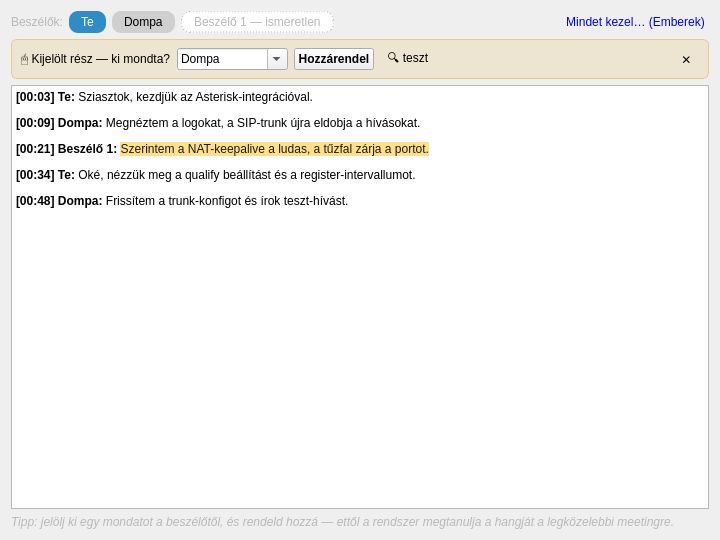
<?xml version="1.0" encoding="UTF-8"?>
<ui version="4.0">
 <class>TranscriptWidget</class>
 <!--
   Tanara — Átirat-widget „masszírozva" MOCKUP.
   Cél: a beszélő-azonosítás NE egy sűrű, kezelhetetlen sor legyen 5 főnél.
   Modell:
     1) KOMPAKT LEGENDA — chipek: ki van a meetingen (read-only áttekintés).
     2) KONTEXTUÁLIS HOZZÁRENDELÉS — kijelölsz egy passzust az átiratban → „ki mondta?”
        inline sáv (alapból REJTETT; csak kijelöléskor / Hozzárendelés-módban bukkan elő).
     3) Tömeges kezelés a külön Emberek-ablakban.
   CSAK ELŐNÉZET (beépített widgetek). A médialejátszó a fő ablakban van, ide nem kerül.
 -->
 <widget class="QWidget" name="TranscriptWidget">
  <property name="geometry">
   <rect><x>0</x><y>0</y><width>720</width><height>540</height></rect>
  </property>
  <layout class="QVBoxLayout" name="rootLayout">
   <item>
    <layout class="QHBoxLayout" name="legendRow">
     <item>
      <widget class="QLabel" name="legendCaption">
       <property name="styleSheet"><string>QLabel { color: palette(mid); }</string></property>
       <property name="text"><string>Beszélők:</string></property>
      </widget>
     </item>
     <item>
      <widget class="QLabel" name="chipMe">
       <property name="styleSheet"><string>QLabel { background: palette(highlight); color: palette(highlighted-text); padding: 2px 9px; border-radius: 9px; }</string></property>
       <property name="text"><string>Te</string></property>
      </widget>
     </item>
     <item>
      <widget class="QLabel" name="chipDompa">
       <property name="styleSheet"><string>QLabel { background: rgba(127,127,127,0.28); padding: 2px 9px; border-radius: 9px; }</string></property>
       <property name="text"><string>Dompa</string></property>
      </widget>
     </item>
     <item>
      <widget class="QLabel" name="chipUnknown">
       <property name="styleSheet"><string>QLabel { background: palette(base); border: 1px dashed palette(mid); color: palette(mid); padding: 2px 9px; border-radius: 9px; }</string></property>
       <property name="text"><string>Beszélő 1 — ismeretlen</string></property>
      </widget>
     </item>
     <item>
      <spacer name="legendSpacer">
       <property name="orientation"><enum>Qt::Horizontal</enum></property>
       <property name="sizeHint" stdset="0"><size><width>40</width><height>20</height></size></property>
      </spacer>
     </item>
     <item>
      <widget class="QPushButton" name="manageBtn">
       <property name="flat"><bool>true</bool></property>
       <property name="styleSheet"><string>QPushButton { color: palette(link); }</string></property>
       <property name="text"><string>Mindet kezel… (Emberek)</string></property>
      </widget>
     </item>
    </layout>
   </item>
   <item>
    <widget class="QFrame" name="assignBar">
     <property name="frameShape"><enum>QFrame::StyledPanel</enum></property>
     <property name="styleSheet"><string>QFrame#assignBar { background: rgba(227,179,74,0.18); border: 1px solid rgba(227,179,74,0.55); border-radius: 6px; }</string></property>
     <layout class="QHBoxLayout" name="assignLayout">
      <property name="topMargin"><number>5</number></property>
      <property name="bottomMargin"><number>5</number></property>
      <item>
       <widget class="QLabel" name="assignText">
        <property name="text"><string>🖱 Kijelölt rész — ki mondta?</string></property>
       </widget>
      </item>
      <item>
       <widget class="QComboBox" name="assignCombo">
        <property name="editable"><bool>true</bool></property>
        <property name="minimumWidth"><number>160</number></property>
        <item><property name="text"><string>Dompa</string></property></item>
        <item><property name="text"><string>Te</string></property></item>
        <item><property name="text"><string>+ Új személy…</string></property></item>
       </widget>
      </item>
      <item>
       <widget class="QPushButton" name="assignApply">
        <property name="styleSheet"><string>QPushButton { font-weight: bold; }</string></property>
        <property name="text"><string>Hozzárendel</string></property>
       </widget>
      </item>
      <item>
       <widget class="QToolButton" name="assignTest">
        <property name="text"><string>🔍 teszt</string></property>
        <property name="autoRaise"><bool>true</bool></property>
       </widget>
      </item>
      <item>
       <spacer name="assignSpacer">
        <property name="orientation"><enum>Qt::Horizontal</enum></property>
        <property name="sizeHint" stdset="0"><size><width>40</width><height>20</height></size></property>
       </spacer>
      </item>
      <item>
       <widget class="QToolButton" name="assignClose">
        <property name="text"><string>✕</string></property>
        <property name="autoRaise"><bool>true</bool></property>
       </widget>
      </item>
     </layout>
    </widget>
   </item>
   <item>
    <widget class="QTextEdit" name="transcriptView">
     <property name="readOnly"><bool>true</bool></property>
     <property name="html"><string>&lt;p&gt;&lt;b&gt;[00:03] Te:&lt;/b&gt; Sziasztok, kezdjük az Asterisk-integrációval.&lt;/p&gt;&lt;p&gt;&lt;b&gt;[00:09] Dompa:&lt;/b&gt; Megnéztem a logokat, a SIP-trunk újra eldobja a hívásokat.&lt;/p&gt;&lt;p&gt;&lt;b&gt;[00:21] Beszélő 1:&lt;/b&gt; &lt;span style='background:#ffe08a; color:#1a1a1a;'&gt;Szerintem a NAT-keepalive a ludas, a tűzfal zárja a portot.&lt;/span&gt;&lt;/p&gt;&lt;p&gt;&lt;b&gt;[00:34] Te:&lt;/b&gt; Oké, nézzük meg a qualify beállítást és a register-intervallumot.&lt;/p&gt;&lt;p&gt;&lt;b&gt;[00:48] Dompa:&lt;/b&gt; Frissítem a trunk-konfigot és írok teszt-hívást.&lt;/p&gt;</string></property>
    </widget>
   </item>
   <item>
    <widget class="QLabel" name="hintLabel">
     <property name="styleSheet"><string>QLabel { color: palette(mid); font-style: italic; }</string></property>
     <property name="text"><string>Tipp: jelölj ki egy mondatot a beszélőtől, és rendeld hozzá — ettől a rendszer megtanulja a hangját a legközelebbi meetingre.</string></property>
    </widget>
   </item>
  </layout>
 </widget>
 <resources/>
 <connections/>
</ui>
